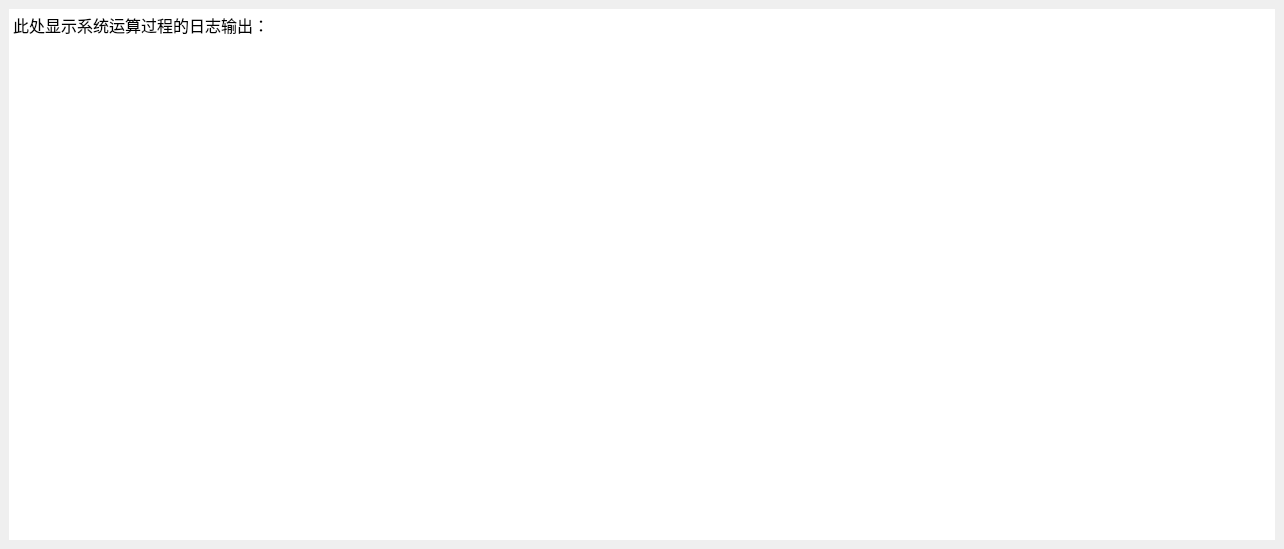
<?xml version="1.0" encoding="UTF-8"?>
<ui version="4.0">
 <class>CalcLog</class>
 <widget class="QMainWindow" name="CalcLog">
  <property name="geometry">
   <rect>
    <x>0</x>
    <y>0</y>
    <width>1284</width>
    <height>549</height>
   </rect>
  </property>
  <property name="windowTitle">
   <string>计算日志</string>
  </property>
  <property name="windowIcon">
   <iconset resource="ICON.qrc">
    <normaloff>:/En/En.ico</normaloff>:/En/En.ico</iconset>
  </property>
  <property name="styleSheet">
   <string notr="true">QPushButton{
        border-radius: 4px;
        border: none;
        width: 75px;
        height: 25px;
}
QPushButton:enabled {
        background: rgb(120, 170, 220);
        color: white;
}

QPushButton:enabled:hover{
        background: red;
}
QPushButton:enabled:pressed{
        background: rgb(0, 78, 161);
}
/*表格QSS样式开始*/
QTableView {
	font: 10pt;
	color:#000000;
    border: 1px solid #76797C;
    gridline-color: #31363b;
    background-color: #ffffff;
}
QHeaderView::section {
    background-color: skyblue;
    color:rgb(102,102,102);
	 border: 1px solid #76797C;
    padding: 5px; 
    font-size:14px  
}
QHeaderView::section::vertical::first,
QHeaderView::section::vertical::only-one {
    border-top: 1px solid #76797C;
}
QHeaderView::section::vertical {
    border-top: transparent;
}
QTableCornerButton::section {
    background-color: #f3f3f3;
}
/*表格样式结束*/
/*QComBox样式开始*/
QComboBox {  
	height: 25px;
    border: 1px solid rgb(111, 156, 207);
    background: white;
}
/*QComBox样式结束*/
/*QSpinBox样式开始*/
QSpinBox,QDoubleSpinBox{
        height: 24px;
        border: 1px solid rgb(111, 156, 207);
        background: white;
}

QSpinBox:enabled:hover, QSpinBox:enabled:focus {
        color: rgb(51, 51, 51);
}
/*QSpinBox样式结束*/

/*20180814增加样式*/
QHeaderView::section::first{
background-color: rgb(255, 0, 0);
}
/*修复下拉框的项显示不全*/
QComboBox:enabled {
color: rgb(0, 0, 0);
}
QSpinBox::up-button ,QSpinBox::down-button{

width: 20px; 
}
/*QDoubleSpinBox显示右边图标，且控制大小*/
QDoubleSpinBox::up-button ,QDoubleSpinBox::down-button{

width: 20px; 
}
</string>
  </property>
  <property name="tabShape">
   <enum>QTabWidget::Triangular</enum>
  </property>
  <property name="dockNestingEnabled">
   <bool>false</bool>
  </property>
  <property name="unifiedTitleAndToolBarOnMac">
   <bool>false</bool>
  </property>
  <widget class="QWidget" name="centralWidget">
   <layout class="QVBoxLayout" name="verticalLayout">
    <item>
     <widget class="QTextEdit" name="textEdit">
      <property name="frameShape">
       <enum>QFrame::NoFrame</enum>
      </property>
      <property name="readOnly">
       <bool>true</bool>
      </property>
      <property name="html">
       <string>&lt;!DOCTYPE HTML PUBLIC &quot;-//W3C//DTD HTML 4.0//EN&quot; &quot;http://www.w3.org/TR/REC-html40/strict.dtd&quot;&gt;
&lt;html&gt;&lt;head&gt;&lt;meta name=&quot;qrichtext&quot; content=&quot;1&quot; /&gt;&lt;style type=&quot;text/css&quot;&gt;
p, li { white-space: pre-wrap; }
&lt;/style&gt;&lt;/head&gt;&lt;body style=&quot; font-family:'SimSun'; font-size:9pt; font-weight:400; font-style:normal;&quot;&gt;
&lt;p style=&quot; margin-top:0px; margin-bottom:0px; margin-left:0px; margin-right:0px; -qt-block-indent:0; text-indent:0px;&quot;&gt;&lt;span style=&quot; font-size:12pt;&quot;&gt;此处显示系统运算过程的日志输出：&lt;/span&gt;&lt;/p&gt;
&lt;p style=&quot;-qt-paragraph-type:empty; margin-top:0px; margin-bottom:0px; margin-left:0px; margin-right:0px; -qt-block-indent:0; text-indent:0px; font-size:12pt;&quot;&gt;&lt;br /&gt;&lt;/p&gt;&lt;/body&gt;&lt;/html&gt;</string>
      </property>
     </widget>
    </item>
   </layout>
  </widget>
 </widget>
 <resources>
  <include location="ICON.qrc"/>
 </resources>
 <connections/>
</ui>
